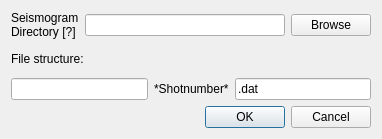
<?xml version="1.0" encoding="UTF-8"?>
<ui version="4.0">
 <class>generate_survey_minimal</class>
 <widget class="QDialog" name="generate_survey_minimal">
  <property name="geometry">
   <rect>
    <x>0</x>
    <y>0</y>
    <width>382</width>
    <height>139</height>
   </rect>
  </property>
  <property name="windowTitle">
   <string>Generate new Survey</string>
  </property>
  <property name="windowIcon">
   <iconset>
    <normaloff>../asp3d_icon.png</normaloff>../asp3d_icon.png</iconset>
  </property>
  <layout class="QVBoxLayout" name="verticalLayout_2">
   <item>
    <layout class="QGridLayout" name="gridLayout">
     <item row="0" column="1">
      <widget class="QLineEdit" name="lineEdit_obs"/>
     </item>
     <item row="0" column="0">
      <widget class="QLabel" name="label_obs">
       <property name="toolTip">
        <string>&lt;!DOCTYPE HTML PUBLIC &quot;-//W3C//DTD HTML 4.0//EN&quot; &quot;http://www.w3.org/TR/REC-html40/strict.dtd&quot;&gt;
&lt;html&gt;&lt;head&gt;&lt;meta name=&quot;qrichtext&quot; content=&quot;1&quot; /&gt;&lt;style type=&quot;text/css&quot;&gt;
p, li { white-space: pre-wrap; }
&lt;/style&gt;&lt;/head&gt;&lt;body style=&quot; font-family:'Sans'; font-size:10pt; font-weight:400; font-style:normal;&quot;&gt;
&lt;p style=&quot; margin-top:0px; margin-bottom:0px; margin-left:0px; margin-right:0px; -qt-block-indent:0; text-indent:0px;&quot;&gt;Specifiy directory containing seismograms for each shot.&lt;/p&gt;
&lt;p style=&quot; margin-top:0px; margin-bottom:0px; margin-left:0px; margin-right:0px; -qt-block-indent:0; text-indent:0px;&quot;&gt;Currently in the format SEGY with each file named 'shotnumber*_pickle.dat'.&lt;/p&gt;
&lt;p style=&quot;-qt-paragraph-type:empty; margin-top:0px; margin-bottom:0px; margin-left:0px; margin-right:0px; -qt-block-indent:0; text-indent:0px;&quot;&gt;&lt;/p&gt;
&lt;p style=&quot; margin-top:0px; margin-bottom:0px; margin-left:0px; margin-right:0px; -qt-block-indent:0; text-indent:0px;&quot;&gt;&lt;span style=&quot; font-weight:600;&quot;&gt;For example:&lt;/span&gt;&lt;/p&gt;
&lt;p style=&quot;-qt-paragraph-type:empty; margin-top:0px; margin-bottom:0px; margin-left:0px; margin-right:0px; -qt-block-indent:0; text-indent:0px;&quot;&gt;&lt;/p&gt;
&lt;p style=&quot; margin-top:0px; margin-bottom:0px; margin-left:0px; margin-right:0px; -qt-block-indent:0; text-indent:0px;&quot;&gt;Shot number 100 containing seismograms for all traces with the name:&lt;/p&gt;
&lt;p style=&quot;-qt-paragraph-type:empty; margin-top:0px; margin-bottom:0px; margin-left:0px; margin-right:0px; -qt-block-indent:0; text-indent:0px;&quot;&gt;&lt;/p&gt;
&lt;p style=&quot; margin-top:0px; margin-bottom:0px; margin-left:0px; margin-right:0px; -qt-block-indent:0; text-indent:0px;&quot;&gt;100_pickle.dat&lt;/p&gt;&lt;/body&gt;&lt;/html&gt;</string>
       </property>
       <property name="text">
        <string>Seismogram
Directory [?]</string>
       </property>
      </widget>
     </item>
     <item row="0" column="2">
      <widget class="QPushButton" name="pushButton_obs">
       <property name="text">
        <string>Browse</string>
       </property>
      </widget>
     </item>
    </layout>
   </item>
   <item>
    <layout class="QVBoxLayout" name="verticalLayout">
     <item>
      <widget class="QLabel" name="label">
       <property name="text">
        <string>File structure:</string>
       </property>
      </widget>
     </item>
     <item>
      <layout class="QHBoxLayout" name="horizontalLayout">
       <item>
        <widget class="QLineEdit" name="fstart"/>
       </item>
       <item>
        <widget class="QLabel" name="label_obs_2">
         <property name="toolTip">
          <string>&lt;!DOCTYPE HTML PUBLIC &quot;-//W3C//DTD HTML 4.0//EN&quot; &quot;http://www.w3.org/TR/REC-html40/strict.dtd&quot;&gt;
&lt;html&gt;&lt;head&gt;&lt;meta name=&quot;qrichtext&quot; content=&quot;1&quot; /&gt;&lt;style type=&quot;text/css&quot;&gt;
p, li { white-space: pre-wrap; }
&lt;/style&gt;&lt;/head&gt;&lt;body style=&quot; font-family:'Sans'; font-size:10pt; font-weight:400; font-style:normal;&quot;&gt;
&lt;p style=&quot; margin-top:0px; margin-bottom:0px; margin-left:0px; margin-right:0px; -qt-block-indent:0; text-indent:0px;&quot;&gt;Specifiy directory containing seismograms for each shot.&lt;/p&gt;
&lt;p style=&quot; margin-top:0px; margin-bottom:0px; margin-left:0px; margin-right:0px; -qt-block-indent:0; text-indent:0px;&quot;&gt;Currently in the format SEGY with each file named 'shotnumber*_pickle.dat'.&lt;/p&gt;
&lt;p style=&quot;-qt-paragraph-type:empty; margin-top:0px; margin-bottom:0px; margin-left:0px; margin-right:0px; -qt-block-indent:0; text-indent:0px;&quot;&gt;&lt;/p&gt;
&lt;p style=&quot; margin-top:0px; margin-bottom:0px; margin-left:0px; margin-right:0px; -qt-block-indent:0; text-indent:0px;&quot;&gt;&lt;span style=&quot; font-weight:600;&quot;&gt;For example:&lt;/span&gt;&lt;/p&gt;
&lt;p style=&quot;-qt-paragraph-type:empty; margin-top:0px; margin-bottom:0px; margin-left:0px; margin-right:0px; -qt-block-indent:0; text-indent:0px;&quot;&gt;&lt;/p&gt;
&lt;p style=&quot; margin-top:0px; margin-bottom:0px; margin-left:0px; margin-right:0px; -qt-block-indent:0; text-indent:0px;&quot;&gt;Shot number 100 containing seismograms for all traces with the name:&lt;/p&gt;
&lt;p style=&quot;-qt-paragraph-type:empty; margin-top:0px; margin-bottom:0px; margin-left:0px; margin-right:0px; -qt-block-indent:0; text-indent:0px;&quot;&gt;&lt;/p&gt;
&lt;p style=&quot; margin-top:0px; margin-bottom:0px; margin-left:0px; margin-right:0px; -qt-block-indent:0; text-indent:0px;&quot;&gt;100_pickle.dat&lt;/p&gt;&lt;/body&gt;&lt;/html&gt;</string>
         </property>
         <property name="text">
          <string>*Shotnumber*</string>
         </property>
        </widget>
       </item>
       <item>
        <widget class="QLineEdit" name="fend">
         <property name="text">
          <string>.dat</string>
         </property>
        </widget>
       </item>
      </layout>
     </item>
    </layout>
   </item>
   <item>
    <widget class="QDialogButtonBox" name="buttonBox">
     <property name="orientation">
      <enum>Qt::Horizontal</enum>
     </property>
     <property name="standardButtons">
      <set>QDialogButtonBox::Cancel|QDialogButtonBox::Ok</set>
     </property>
    </widget>
   </item>
  </layout>
 </widget>
 <resources/>
 <connections>
  <connection>
   <sender>buttonBox</sender>
   <signal>accepted()</signal>
   <receiver>generate_survey_minimal</receiver>
   <slot>accept()</slot>
   <hints>
    <hint type="sourcelabel">
     <x>248</x>
     <y>254</y>
    </hint>
    <hint type="destinationlabel">
     <x>157</x>
     <y>274</y>
    </hint>
   </hints>
  </connection>
  <connection>
   <sender>buttonBox</sender>
   <signal>rejected()</signal>
   <receiver>generate_survey_minimal</receiver>
   <slot>reject()</slot>
   <hints>
    <hint type="sourcelabel">
     <x>316</x>
     <y>260</y>
    </hint>
    <hint type="destinationlabel">
     <x>286</x>
     <y>274</y>
    </hint>
   </hints>
  </connection>
 </connections>
</ui>
